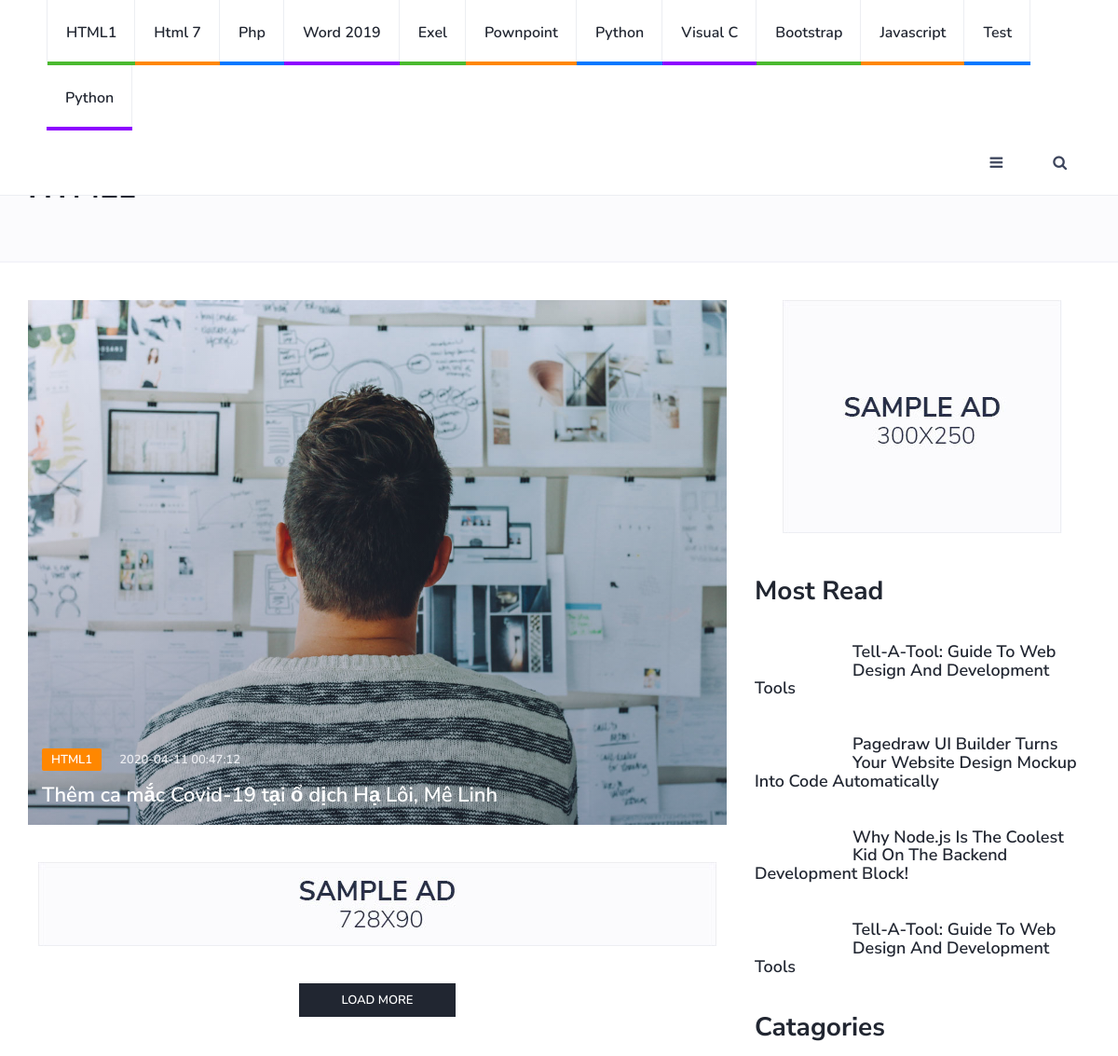
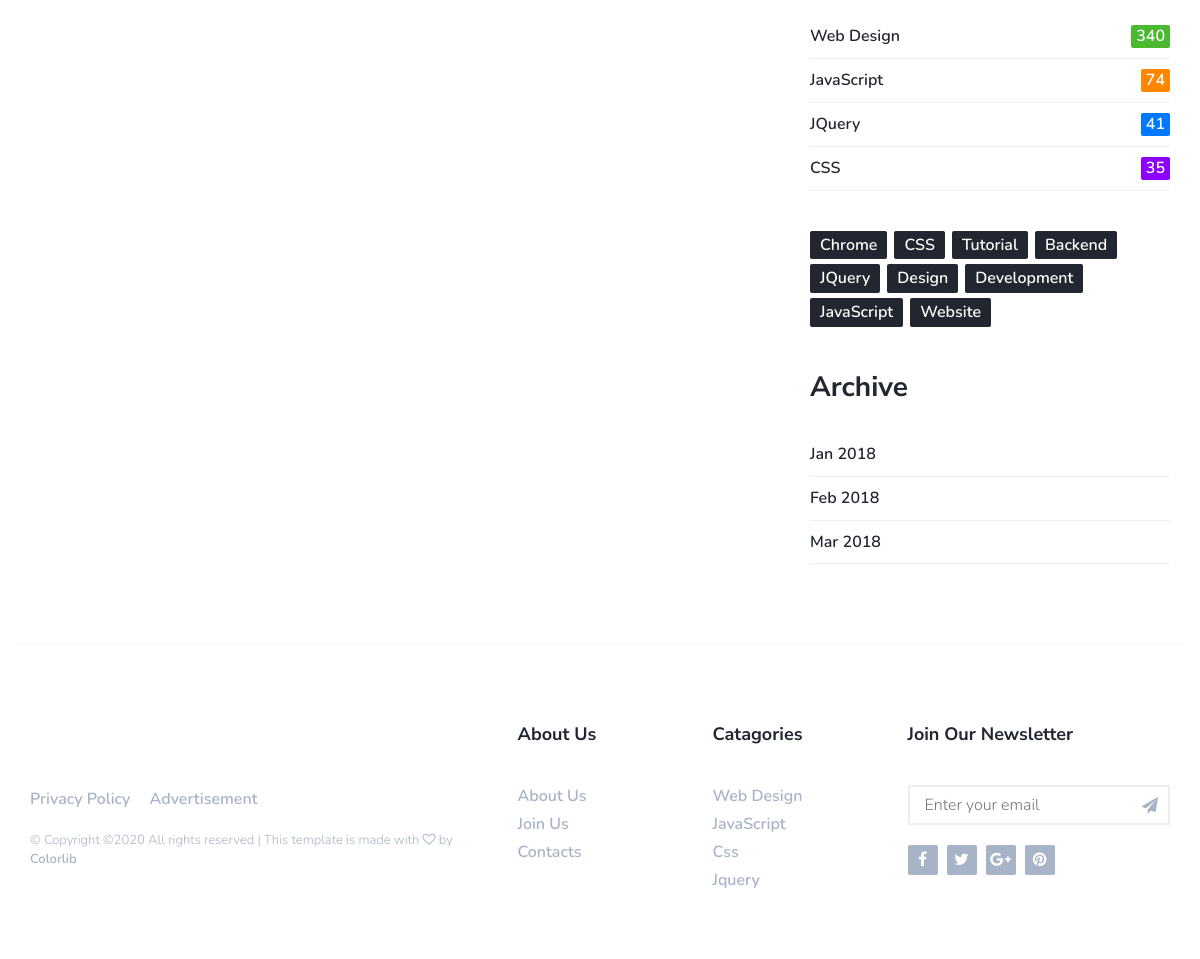
The page /category.php?id=1&cate=HTML1 on the database its author committed (2 pictures, top to bottom).
### tables this page shows
CREATE TABLE `categories` (
  `id` int(11) NOT NULL,
  `title` varchar(255) DEFAULT NULL,
  `description` text DEFAULT NULL
);

CREATE TABLE `posts` (
  `id` int(11) NOT NULL,
  `title` varchar(255) DEFAULT NULL,
  `description` varchar(500) DEFAULT NULL,
  `contents` text DEFAULT NULL,
  `thumbnail` varchar(255) DEFAULT NULL,
  `author_id` int(11) DEFAULT NULL,
  `category_id` int(11) DEFAULT NULL,
  `status` int(11) DEFAULT NULL,
  `created_ad` datetime DEFAULT NULL
);

### MainNav.php (the view, shortened to what this page needs)
       <div id ="nav">
	<div id="nav-fixed">
		<div class="container">
			<ul class="nav-menu nav navbar-nav">
				<?php
                             $i=1;
					foreach ($categories_cate as $cate) {
				 ?>
				<li class="cat-<?=$i?>"><a href="category.php?id=<?= $cate['id']?>&cate=<?= $cate['title']?>"><?= $cate['title'] ?></a></li>
				<?php
				$i++;
				if ($i==5) {
					$i=1;
				}
                           }
				 ?>
			</ul>
			<div class="nav-btns">
				<button class="aside-btn"><i class="fa fa-bars"></i></button>
				<button class="search-btn"><i class="fa fa-search"></i></button>
			</div>
		</div>
	</div>
</div>

### category.php (shortened to what this page needs)
<?php
require_once('myconnection.php');
 $query_cate="SELECT *FROM categories";
 $result_cate =$conn->query($query_cate);
 $categories_cate =array();
 while ($row = $result_cate->fetch_assoc()) {
 	$categories_cate[]=$row;
 }
 $id = $_GET['id'];
 $query_posts= "SELECT p.*, c.title as 'category' from posts p LEFT JOIN categories c on p.category_id = c.id where p.status =1 AND p.category_id = ".$id."
      ORDER BY p.created_ad DESC limit 2";
$result_posts = $conn->query($query_posts);
$post_in_3posts = $result_posts->fetch_assoc();
$cate_name =$_GET['cate'];
 ?>
<!DOCTYPE html>
<html lang="en">
	<head>
		<link type="text/css" rel="stylesheet" href="css/bootstrap.min.css"/>
		<link rel="stylesheet" href="css/font-awesome.min.css">
		<link type="text/css" rel="stylesheet" href="css/style.css"/>
    </head>
	<body>
		<header id="header">
			<?php require_once('MainNav.php'); ?>
			<div class="page-header">
				<div class="container">
					<div class="row">
						<div class="col-md-10">
							<ul class="page-header-breadcrumb">
								<li><a href="index.html">Home</a></li>
								<li><?= $cate_name ?></li>
							</ul>
							<h1><?= $cate_name ?></h1>
						</div>
					</div>
				</div>
			</div>
		</header>
		<div class="section">
			<div class="container">
				<div class="row">
					<div class="col-md-8">
						<div class="row">
							<div class="col-md-12">
								<div class="post post-thumb">
									<a class="post-img" href="blog-post.html"><img src="./img/<?= $post_in_3posts['thumbnail'] ?>" alt=""></a>
									<div class="post-body">
										<div class="post-meta">
											<a class="post-category cat-2" href="#"><?= $post_in_3posts['category']?></a>
											<span class="post-date"><?= $post_in_3posts['created_ad']?></span>
										</div>
										<h3 class="post-title"><a href="blog-post.html"><?=$post_in_3posts['title']?></a></h3>
									</div>
								</div>
							</div>
							<div class="col-md-12">
								<div class="section-row">
									<a href="#">
										<img class="img-responsive center-block" src="./img/ad-2.jpg" alt="">
									</a>
								</div>
							</div>
							<div class="col-md-12">
								<div class="section-row">
									<button class="primary-button center-block">Load More</button>
								</div>
							</div>
						</div>
					</div>
					<div class="col-md-4">
						<div class="aside-widget text-center">
							<a href="#" style="display: inline-block;margin: auto;">
								<img class="img-responsive" src="./img/ad-1.jpg" alt="">
							</a>
						</div>
						<div class="aside-widget">
							<div class="section-title">
								<h2>Most Read</h2>
							</div>
							<div class="post post-widget">
								<a class="post-img" href="blog-post.html"><img src="./img/widget-1.jpg" alt=""></a>
								<div class="post-body">
									<h3 class="post-title"><a href="blog-post.html">Tell-A-Tool: Guide To Web Design And Development Tools</a></h3>
								</div>
							</div>
							<div class="post post-widget">
								<a class="post-img" href="blog-post.html"><img src="./img/widget-2.jpg" alt=""></a>
								<div class="post-body">
									<h3 class="post-title"><a href="blog-post.html">Pagedraw UI Builder Turns Your Website Design Mockup Into Code Automatically</a></h3>
								</div>
							</div>
							<div class="post post-widget">
								<a class="post-img" href="blog-post.html"><img src="./img/widget-3.jpg" alt=""></a>
								<div class="post-body">
									<h3 class="post-title"><a href="blog-post.html">Why Node.js Is The Coolest Kid On The Backend Development Block!</a></h3>
								</div>
							</div>
							<div class="post post-widget">
								<a class="post-img" href="blog-post.html"><img src="./img/widget-4.jpg" alt=""></a>
								<div class="post-body">
									<h3 class="post-title"><a href="blog-post.html">Tell-A-Tool: Guide To Web Design And Development Tools</a></h3>
								</div>
							</div>
						</div>
						<div class="aside-widget">
							<div class="section-title">
								<h2>Catagories</h2>
							</div>
							<div class="category-widget">
								<ul>
									<li><a href="#" class="cat-1">Web Design<span>340</span></a></li>
									<li><a href="#" class="cat-2">JavaScript<span>74</span></a></li>
									<li><a href="#" class="cat-4">JQuery<span>41</span></a></li>
									<li><a href="#" class="cat-3">CSS<span>35</span></a></li>
								</ul>
							</div>
						</div>
						<div class="aside-widget">
							<div class="tags-widget">
								<ul>
									<li><a href="#">Chrome</a></li>
									<li><a href="#">CSS</a></li>
									<li><a href="#">Tutorial</a></li>
									<li><a href="#">Backend</a></li>
									<li><a href="#">JQuery</a></li>
									<li><a href="#">Design</a></li>
									<li><a href="#">Development</a></li>
									<li><a href="#">JavaScript</a></li>
									<li><a href="#">Website</a></li>
								</ul>
							</div>
						</div>
						<div class="aside-widget">
							<div class="section-title">
								<h2>Archive</h2>
							</div>
							<div class="archive-widget">
								<ul>
									<li><a href="#">Jan 2018</a></li>
									<li><a href="#">Feb 2018</a></li>
									<li><a href="#">Mar 2018</a></li>
								</ul>
							</div>
						</div>
					</div>
				</div>
			</div>
		</div>
		<footer id="footer">
			<div class="container">
				<div class="row">
					<div class="col-md-5">
						<div class="footer-widget">
							<div class="footer-logo">
							</div>
							<ul class="footer-nav">
								<li><a href="#">Privacy Policy</a></li>
								<li><a href="#">Advertisement</a></li>
							</ul>
							<div class="footer-copyright">
								<span>&copy;
Copyright &copy;<script>document.write(new Date().getFullYear());</script> All rights reserved | This template is made with <i class="fa fa-heart-o" aria-hidden="true"></i> by <a href="https://colorlib.com" target="_blank">Colorlib</a>
</span>
							</div>
						</div>
					</div>
					<div class="col-md-4">
						<div class="row">
							<div class="col-md-6">
								<div class="footer-widget">
									<h3 class="footer-title">About Us</h3>
									<ul class="footer-links">
										<li><a href="about.html">About Us</a></li>
										<li><a href="#">Join Us</a></li>
										<li><a href="contact.html">Contacts</a></li>
									</ul>
								</div>
							</div>
							<div class="col-md-6">
								<div class="footer-widget">
									<h3 class="footer-title">Catagories</h3>
									<ul class="footer-links">
										<li><a href="category.html">Web Design</a></li>
										<li><a href="category.html">JavaScript</a></li>
										<li><a href="category.html">Css</a></li>
										<li><a href="category.html">Jquery</a></li>
									</ul>
								</div>
							</div>
						</div>
					</div>
					<div class="col-md-3">
						<div class="footer-widget">
							<h3 class="footer-title">Join our Newsletter</h3>
							<div class="footer-newsletter">
								<form>
									<input class="input" type="email" name="newsletter" placeholder="Enter your email">
									<button class="newsletter-btn"><i class="fa fa-paper-plane"></i></button>
								</form>
							</div>
							<ul class="footer-social">
								<li><a href="#"><i class="fa fa-facebook"></i></a></li>
								<li><a href="#"><i class="fa fa-twitter"></i></a></li>
								<li><a href="#"><i class="fa fa-google-plus"></i></a></li>
								<li><a href="#"><i class="fa fa-pinterest"></i></a></li>
							</ul>
						</div>
					</div>
				</div>
			</div>
		</footer>
	</body>
</html>

### rows shown on the page
categories: title "HTML1"
categories: title "Html 7"
categories: title "Php"
categories: title "Word 2019"
categories: title "Exel"
categories: title "Pownpoint"
categories: title "Python"
categories: title "Visual C"
categories: title "Bootstrap"
categories: title "Javascript"
categories: title "Test"
categories: title "Python"
posts: thumbnail (picture), category.title "HTML1", created_ad "2020-04-11 00:47:12", title "Thêm ca mắc Covid-19 tại ổ dịch Hạ Lôi, Mê Linh"
